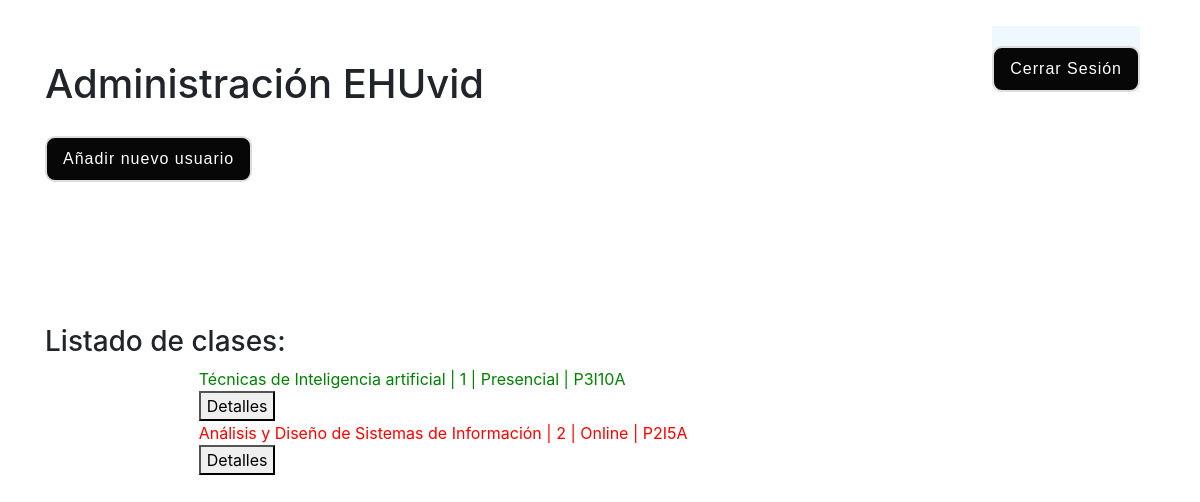
The app's page /admin.php, older data.
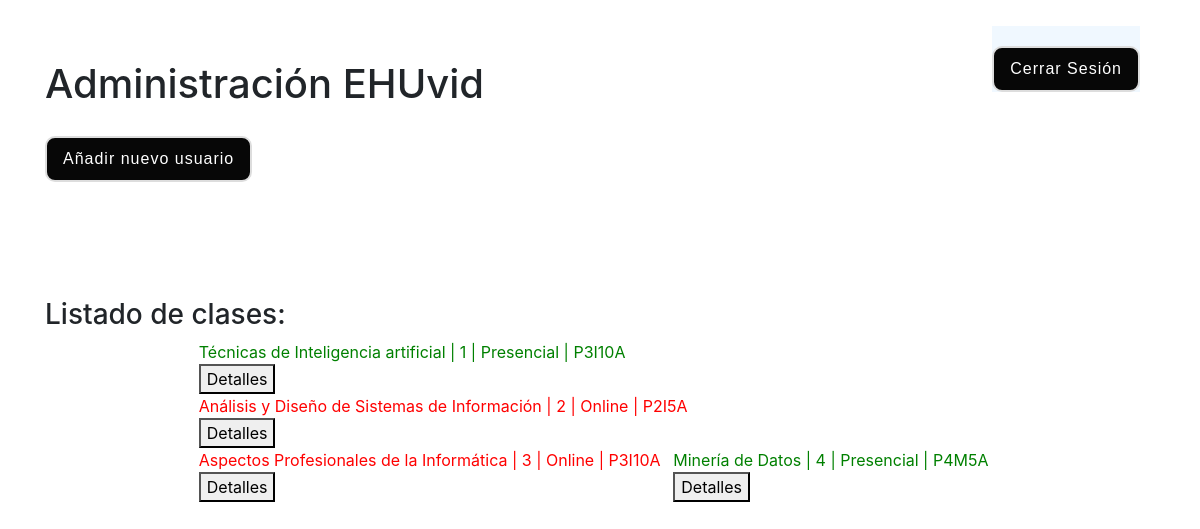
The same page, newer data.
### tables this page shows
CREATE TABLE `asignatura` (
  `nombre` varchar(50) NOT NULL,
  `codigo` int(9) NOT NULL,
  `estado` varchar(15) NOT NULL,
  `aula` varchar(7) NOT NULL
);

### admin.php (the view, shortened to what this page needs)
<?php session_start();
    $conn = OpenCon();
?>
<!DOCTYPE html>
<html lang="en">
    <head>
        <link rel="stylesheet" href="https://stackpath.bootstrapcdn.com/bootstrap/4.5.0/css/bootstrap.min.css">
        <link rel="stylesheet" href="css/bootstrap.min.css">
        <link rel="stylesheet" href="https://cdnjs.cloudflare.com/ajax/libs/animate.css/4.0.0/animate.min.css">
         <link rel="stylesheet" href="css/miscss/admin.css">
         <link rel="stylesheet" href="css/miscss/menu.css">
         <link href="https://allfont.es/allfont.css?fonts=alien-league" rel="stylesheet" type="text/css" />
    </head>
    <body class="">
      <div class= "boton">
        <a href="index.php">
          <button class="button ">Cerrar Sesión</button>
        </a>
      </div>
      <div class="principal row d-flex">
        <div class="panelPrincipal ">
            <div class="col-lg-12 row d-flex align-items-center nombre ">
                <h1 class="datos" id="nombre">
                  Administración EHUvid
                </h1>
            </div>
            <div class="col-lg-12 row d-flex ">
                <a href="registro.php">
                    <button class="button ">Añadir nuevo usuario</button>
                </a>
            </div>
        </div>
          <div class="listadoalumno ">
            <div class="col-lg-12 row d-flex alumnado">
                <div class="col-lg-5 row d-flex informacion">
                  <div class="col-lg-12 row d-flex estado">
                    <h3 class="datos">Listado de clases: </h3>
                  </div>
                </div>
            </div>
            <div class="col-lg-12 row d-flex alumnado align-items-center justify-content-center">
                    <div class="col-lg-9 row d-flex align-items-center  justify-content-center notificaciones">
                      <?php
                       $row = mysqli_query($conn,"SELECT * FROM asignatura");
                       $hayResultados = true;
                       while($hayResultados == true){
                              $fila = mysqli_fetch_array($row);
                           if ($fila){
                               $nombre = $fila[0];
                               $codigo = $fila[1];
                               $estado = $fila[2];
                               $aula = $fila[3];
                               $frase = $nombre . " | " . $codigo . " | " . $estado . " | " . $aula . "<br>";
                               echo '<div>';
                               echo '<form method=post action="">';
                               if ($estado == 'Online'){
                                  echo '<font color="red">';
                               } else {
                                  echo '<font color="green">';
                               }
                               echo $frase;
                               echo '</font>';
                               echo '<button type="submit" name="action" value="add_to_cart">Detalles</button>';
                               echo '</form>';
                               echo '</div>';
                           }else{
                              $hayResultados = false;
                           }
                       }
                      ?>
                    </div>
                </div>
            </div>
      </div>
    </body>
</html>

### css/miscss/admin.css (style rules this page uses)
body { height: 100vh; overflow: scroll; overflow-x: hidden; }
.principal { height: 100%; width: 100%; margin-top: 5%; }
.button { height: 46px; padding: 0 16px; border: 2px solid #ddd; background: linear-gradient(to right, #070707 0%,#070707 100%); border-radius: 10px; margin-top: 20px; color: #fff; letter-spacing: 1px; font-family: 'Rubik', sans-serif; }
.boton { position: absolute; top: 3%; right: 5%; background-color: aliceblue; }
.panelPrincipal { margin-left: 5%; width: 100%; height: 50px; margin-bottom: -100%; }
.listadoalumno { width: 100%; margin-left: 5%; margin-top: -10%; }

Row changes from the older to the newer data that the page shows:
added asignatura: nombre "Aspectos Profesionales de la Informática", codigo "3", estado "Online", aula "P3I10A"
added asignatura: nombre "Minería de Datos", codigo "4", estado "Presencial", aula "P4M5A"
